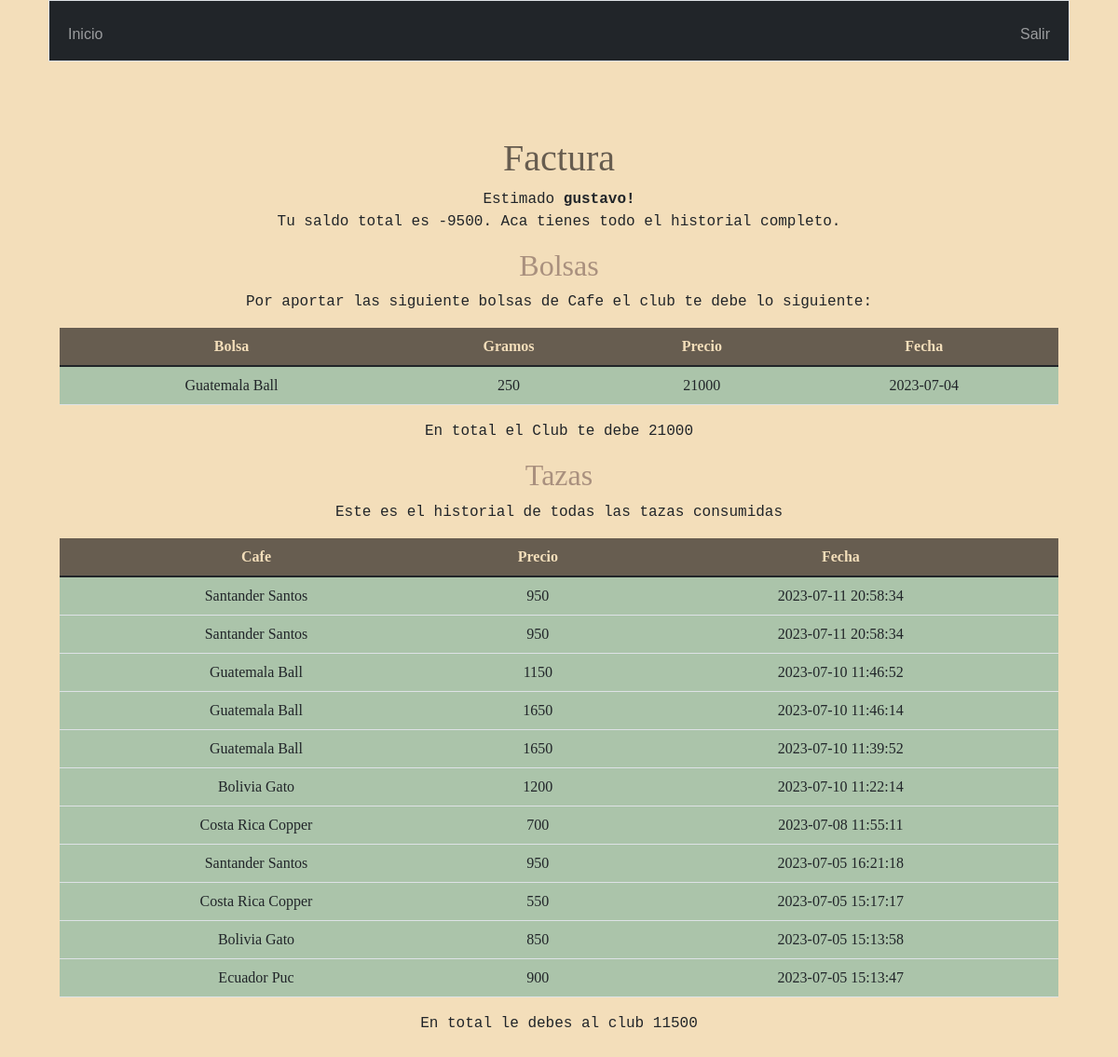
Screenshot of /factura (signed in) with the database file from the repository.
### tables this page shows
CREATE TABLE users (id INTEGER PRIMARY KEY AUTOINCREMENT NOT NULL, username TEXT NOT NULL, hash TEXT NOT NULL);

CREATE TABLE bolsas ( id INTEGER PRIMARY KEY AUTOINCREMENT NOT NULL, user_id INTEGER, origin TEXT, price INTEGER, grams INTEGER, toaster TEXT NOT NULL, date DATE, active TEXT NOT NULL, FOREIGN KEY(user_id) REFERENCES users(id));

CREATE TABLE rondas ( id INTEGER PRIMARY KEY AUTOINCREMENT NOT NULL, prensa_id INTEGER, bolsa_id INTEGER, cost INTEGER, date DATETIME, FOREIGN KEY(bolsa_id) REFERENCES bolsas(id), FOREIGN KEY(prensa_id) REFERENCES prensas(id));

### app.py (the view)
@app.route("/factura")
@login_required
def factura():
    bolsas = db.execute("SELECT origin, toaster, price AS precio, date AS fecha, grams AS gramos FROM bolsas JOIN users ON bolsas.user_id = users.id WHERE users.id=? ORDER BY fecha DESC", session["user_id"])
    tazas = db.execute("SELECT origin, toaster, cost, rondas.date AS fecha FROM rondas JOIN bolsas ON rondas.bolsa_id = bolsas.id JOIN incidencias ON incidencias.ronda_id = rondas.id JOIN users ON incidencias.user_id = users.id WHERE users.id = ? ORDER BY fecha DESC ", session["user_id"])
    bono = db.execute("SELECT SUM(price) FROM bolsas WHERE user_id=?", session["user_id"])[0]["SUM(price)"]
    total_tazas = db.execute("SELECT SUM(cost) FROM rondas JOIN incidencias ON incidencias.ronda_id = rondas.id WHERE incidencias.user_id = ? ", session["user_id"])[0]["SUM(cost)"]
    total_final = int(total_tazas)-int(bono)
    return render_template("factura.html", bolsas = bolsas, tazas = tazas, username = username(session["user_id"]), bono = bono, total_tazas = total_tazas, total_final = total_final )

### app.py (called while the page is built)
@app.after_request
def after_request(response):
    response.headers["Cache-Control"] = "no-cache, no-store, must-revalidate"
    response.headers["Expires"] = 0
    response.headers["Pragma"] = "no-cache"
    return response

### helpers.py (called while the page is built)
def login_required(f):
    @wraps(f)
    def decorated_function(*args, **kwargs):
        if session.get("user_id") is None:
            return redirect("/login")
        return f(*args, **kwargs)
    return decorated_function

def username(n):
    n = int(n)
    query = db.execute("SELECT username FROM users WHERE id=?", n)
    return query[0]["username"]

### templates/factura.html (shortened to what this page needs)
{% extends "layout.html" %}
{% block main %}
<h1>Factura</h1>
<p> Estimado <b>{{username}}! </b> <br>
Tu saldo total es {{total_final}}.
Aca tienes todo el historial completo.
</p>
{% if bolsas %}
<h2> Bolsas  </h2>
<p> Por aportar las siguiente bolsas de Cafe el club te debe lo siguiente:</p>
<table class="table">
	<thead class="thead-dark">
	<tr>
		<th scope="col"> Bolsa </th>
		<th scope="col"> Gramos  </th>
		<th scope="col"> Precio  </th>
		<th scope="col"> Fecha </th>
	</tr>
	</thead>
	<tbody>
		{% for bolsa in bolsas %}
		<tr>
		<td> {{ bolsa.origin }} {{ bolsa.toaster }} </td>
		<td> {{ bolsa.gramos }}</td>
		<td> {{ bolsa.precio }} </td>
		<td> {{ bolsa.fecha.split(' ')[0] }} </td>
		</tr>
		{% endfor %}
	</tbody>
</table>
<p>En total el Club te debe {{bono}}</p>
{% endif %}
<h2> Tazas  </h2>
<p> Este es el historial de todas las tazas consumidas </p>
<table class="table">
	<thead class="thead-dark">
	<tr>
		<th scope="col"> Cafe </th>
		<th scope="col"> Precio  </th>
		<th scope="col"> Fecha </th>
	</tr>
	</thead>
	<tbody>
		{% for taza in tazas %}
		<tr>
		<td> {{ taza.origin }} {{ taza.toaster }} </td>
		<td> {{ taza.cost }}</td>
		<td> {{ taza.fecha }} </td>
		</tr>
		{% endfor %}
	</tbody>
</table>
<p>En total le debes al club {{total_tazas}}</p>
{% endblock %}

### static/styles.css (style rules this page uses)
body { margin-right: 3.25rem; margin-left: 3.25rem; background-color: #F3DEBA; font-family: serif; }
p { font-family: 'Courier New', Courier, monospace; }
table { background-color: #ABC4AA; }
h1 { color: #675D50; font-weight: 500; margin-top: 2rem; }
h2 { color: #A9907E; font-weight: 500; }
thead { background-color: #675D50; }
th { color: #F3DEBA; }

### rows the page displays
users: username "gustavo"
bolsas: origin "Guatemala", toaster "Ball", gramos "250", precio "21000", fecha "2023-07-04"
rondas: origin "Santander", toaster "Santos", cost "950", fecha "2023-07-11 20:58:34"
rondas: origin "Guatemala", toaster "Ball", cost "1150", fecha "2023-07-10 11:46:52"
rondas: origin "Guatemala", toaster "Ball", cost "1650", fecha "2023-07-10 11:46:14"
rondas: origin "Guatemala", toaster "Ball", cost "1650", fecha "2023-07-10 11:39:52"
rondas: origin "Bolivia", toaster "Gato", cost "1200", fecha "2023-07-10 11:22:14"
rondas: origin "Costa Rica", toaster "Copper", cost "700", fecha "2023-07-08 11:55:11"
rondas: origin "Santander", toaster "Santos", cost "950", fecha "2023-07-05 16:21:18"
rondas: origin "Costa Rica", toaster "Copper", cost "550", fecha "2023-07-05 15:17:17"
rondas: origin "Bolivia", toaster "Gato", cost "850", fecha "2023-07-05 15:13:58"
rondas: origin "Ecuador", toaster "Puc", cost "900", fecha "2023-07-05 15:13:47"

### other values shown
{{ total_final }} "-9500"
{{ bono }} "21000"
{{ total_tazas }} "11500"
